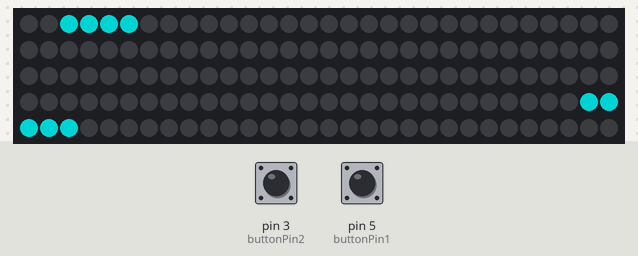
A sketch run on a simulated Arduino Uno, built with avr-gcc and run on an emulated ATmega328P. Shown: 150 RGB LEDs in strip order, left to right, continuing on the next row. The inputs (shaded band) are chosen by the test bench; at power-on: pin 3 (buttonPin2) HIGH, pin 5 (buttonPin1) HIGH. Dim RGB values are drawn brighter than linear; random numbers use the default seed unless the sketch sets one.

Above: at 1.2 s.
1.3 s: pin 3 (buttonPin2) pulled LOW for 0.15 s
2.0 s: pin 5 (buttonPin1) pulled LOW for 0.15 s
At 2.51 s:
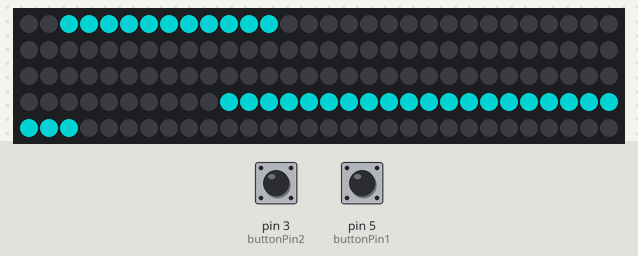
At 3.5 s:
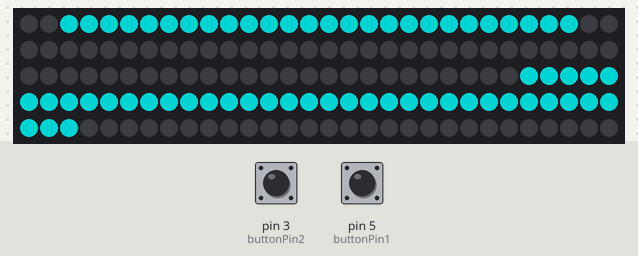

The sketch:

USASEF_Final_Buttons.ino
```cpp
/*
 *  2016 USASEF
 *  Code for the columns containing the buttons and neopixel strips
 *  Brian Briggman
 */

#include <Adafruit_NeoPixel.h>

const int buttonPin2 = 3;     // the number of the pushbutton pin
const int buttonPin1 = 5;     // the number of the pushbutton pin
const int PIN =  9;      // the number of the LED pin

// variables will change:

// Parameter 1 = number of pixels in strip
// Parameter 2 = Arduino pin number (most are valid)
// Parameter 3 = pixel type flags, add together as needed:
//   NEO_KHZ800  800 KHz bitstream (most NeoPixel products w/WS2812 LEDs)
//   NEO_KHZ400  400 KHz (classic 'v1' (not v2) FLORA pixels, WS2811 drivers)
//   NEO_GRB     Pixels are wired for GRB bitstream (most NeoPixel products)
//   NEO_RGB     Pixels are wired for RGB bitstream (v1 FLORA pixels, not v2)
//Adafruit_NeoPixel strip = Adafruit_NeoPixel(100, PIN, NEO_GRB + NEO_KHZ800);
Adafruit_NeoPixel strip = Adafruit_NeoPixel(150, PIN, NEO_GRBW + NEO_KHZ800);

// IMPORTANT: To reduce NeoPixel burnout risk, add 1000 uF capacitor across
// pixel power leads, add 300 - 500 Ohm resistor on first pixel's data input
// and minimize distance between Arduino and first pixel.  Avoid connecting
// on a live circuit...if you must, connect GND first.

int deviceSelected1 = 7;
int deviceSelected2 = 7;
int currentTop1 = 0;
int currentTop2 = 0;

int buttonState1 = LOW;             // the current reading from the input pin
int lastButtonState1 = LOW;   // the previous reading from the input pin
long lastDebounceTime1 = millis();  // the last time the output pin was toggled

int buttonState2 = LOW;             // the current reading from the input pin
int lastButtonState2 = LOW;   // the previous reading from the input pin
long lastDebounceTime2 = millis();  // the last time the output pin was toggled

long debounceDelay = 50;    // the debounce time; increase if the output flickers

int min1;
int max1;
int min2;
int max2;

uint32_t DEFAULT_COLOR = strip.Color(0,127,127,0);

void setup() {
  // initialize the LED pin as an output:
  //  pinMode(ledPin, OUTPUT);
//  Serial.begin(9600);
  // initialize the pushbutton pin as an input:
  pinMode(buttonPin1, INPUT_PULLUP);
  pinMode(buttonPin2, INPUT_PULLUP);

  strip.begin();
  strip.show(); // Initialize all pixels to 'off'
  randomSeed(analogRead(0));

  deviceSelected1 = choose_random_index();
  currentTop1 = getCurrentMax(deviceSelected1);
  light_index(deviceSelected1,DEFAULT_COLOR);
  max1 = currentTop1;
  min1 = getCurrentMin(deviceSelected1);

  deviceSelected2 = 7 + choose_random_index();
  currentTop2 = getCurrentMax(deviceSelected2);
  light_index(deviceSelected2,DEFAULT_COLOR);
  max2 = currentTop2;
  min2 = getCurrentMin(deviceSelected2);

  strip.show();

//  light_index(7, strip.Color(0, 128, 128, 0));
//  light_index(8, strip.Color(0, 0, 255, 0));
//  light_index(9, strip.Color(255, 0, 0, 0));
//  light_index(10, strip.Color(128, 0, 128, 0));
//  light_index(11, strip.Color(0, 255, 0, 0));
//  light_index(12, strip.Color(128, 128, 0, 0));
//  light_index(13, strip.Color(0, 0, 255, 0));

//  strip.setPixelColor(0, strip.Color(255, 0, 0, 0));
//  strip.setPixelColor(147, strip.Color(255, 0, 0, 0));
//
//  strip.setPixelColor(76, strip.Color(0, 128, 128, 0));
//  strip.setPixelColor(77, strip.Color(0, 0, 255, 0));
//  strip.setPixelColor(78, strip.Color(255, 0, 0, 0));
//  strip.setPixelColor(79, strip.Color(128, 0, 128, 0));
//  strip.setPixelColor(80, strip.Color(0, 255, 0, 0));
//  strip.setPixelColor(81, strip.Color(128, 128, 0, 0));
//  strip.setPixelColor(82, strip.Color(0, 0, 255, 0));

//  light_index(0, strip.Color(0, 0, 255, 0));

  strip.show();

}

#define TABLET 0  // pixels 3-6
#define SCHOOLID 1 // 11-14
#define GPS 2 // 19-22
#define SMARTPHONE 3 // 26-29
#define VRGOGGLES 4 // 34-39
#define CAR 5 // 41-45
#define LAPTOP 6 // 49-51

long millisCounter = 0;
bool flashOnOff = false;

bool animationRunning1 = false;
bool animationRunning2 = false;

#define BOTTOM1 0
#define TOP1 75
#define TOP2 76
#define BOTTOM2 147

bool goingUp1 = false;
bool goingUp2 = false;

void loop() {

//  Serial.print("millisCounter = ");
//  Serial.print(millisCounter);
//  Serial.print("  deviceSelected1 = ");
//  Serial.print(deviceSelected1);
//  Serial.print("  deviceSelected2 = ");
//  Serial.println(deviceSelected2);
  int reading1 = digitalRead(buttonPin1);
  int reading2 = digitalRead(buttonPin2);
//  int reading1 = LOW;
//  int reading2 = LOW;
//  Serial.print("reading1 = ");
//  Serial.print(reading1);
//  Serial.print("  lastButtonState1 = ");
//  Serial.println(lastButtonState1);
//  Serial.print("  reading2 = ");
//  Serial.print(reading2);
//    Serial.print("  lastButtonState2 = ");
//  Serial.println(lastButtonState2);

  if ((reading1 != lastButtonState1) && (reading2 == lastButtonState2)) {
    // reset the debouncing timer
//    Serial.println(" *** BUTTON 1 PRESSED!!!");
    lastDebounceTime1 = millis();
  }

  if ((reading1 == lastButtonState1) && (reading2 != lastButtonState2)) {
    // reset the debouncing timer
//    Serial.println("* BUTTON 2 PRESSED!!!");
    lastDebounceTime2 = millis();
  }

  if (!animationRunning1 && ((millis() - lastDebounceTime1) > debounceDelay)) {
    // if the button state has changed:
    if (reading1 != buttonState1) {
      buttonState1 = reading1;
      if (buttonState1 == LOW) {
        animationRunning1 = true;
        goingUp1 = true;
      }
    }
  }

  if (!animationRunning2 && ((millis() - lastDebounceTime2) > debounceDelay)) {
    // if the button state has changed:
    if (reading2 != buttonState2) {
      buttonState2 = reading2;
      if (buttonState2 == LOW) {
        animationRunning2 = true;
        goingUp2 = true;
      }
    }
  }

  if(animationRunning1)
  {
//    Serial.println("ANIMATION RUNNING 1");
    if(goingUp1)
    {
      currentTop1 = currentTop1 + 1;
      light_index(deviceSelected1,DEFAULT_COLOR);
      strip.setPixelColor(currentTop1,DEFAULT_COLOR);
      strip.show();
    }
    if(currentTop1 == TOP1)
    {
      goingUp1 = false;
    }
    if(!goingUp1)
    {
      currentTop1 = currentTop1 - 1;
      strip.setPixelColor(currentTop1+1,strip.Color(0,0,0,0));
      strip.show();

      if(currentTop1 == max1)
      {
        animationRunning1 = false;
        light_index(deviceSelected1,strip.Color(0,0,0,0));
        strip.show();
        deviceSelected1 = choose_random_index();
        currentTop1 = getCurrentMax(deviceSelected1);
        max1 = currentTop1;
        min1 = getCurrentMin(deviceSelected1);
      }
    }
  }

  if(animationRunning2)
  {
//    Serial.println("ANIMATION RUNNING 2");
    if(goingUp2)
    {
      currentTop2 = currentTop2 - 1;
      light_index(deviceSelected2,DEFAULT_COLOR);
      strip.setPixelColor(currentTop2,DEFAULT_COLOR);
      strip.show();
   }
    if(currentTop2 == TOP2)
    {
      goingUp2 = false;
    }
    if(!goingUp2)
    {
      currentTop2 = currentTop2 + 1;
      strip.setPixelColor(currentTop2,strip.Color(0,0,0,0));
      strip.show();

      if(currentTop2 == max2)
      {
        animationRunning2 = false;
        light_index(deviceSelected2,strip.Color(0,0,0,0));
        strip.show();
        deviceSelected2 = 7 + choose_random_index();
        currentTop2 = getCurrentMax(deviceSelected2);
        max2 = currentTop2;
        min2 = getCurrentMin(deviceSelected2);

      }
    }
  }

  // Figure out when to toggle the correct device lights on or off
  if(millisCounter % 500 == 0)
  {
    millisCounter = 0;
    flashOnOff = !flashOnOff;

    if(flashOnOff)
    {
//      Serial.println("flashOn");
      if(!animationRunning1)
      {
//        Serial.println("   turningOn1!");
        light_index(deviceSelected1,DEFAULT_COLOR);
      }
      if(!animationRunning2)
      {
//        Serial.println("   turningOn2!");
        light_index(deviceSelected2,DEFAULT_COLOR);
      }
    }
    else
    {
//      Serial.println("flashOff");
      if(!animationRunning1)
      {
//        Serial.println("   turningOff1!");
        light_index(deviceSelected1,strip.Color(0,0,0,0));
      }
      if(!animationRunning2)
      {
//        Serial.println("   turningOff2!");
        light_index(deviceSelected2,strip.Color(0,0,0,0));
      }
    }
    strip.show();
  }

  lastButtonState1 = reading1;
  lastButtonState2 = reading2;

  millisCounter = millisCounter + 50;
  delay(50);

  // read the state of the pushbutton value:

  //  button1State = digitalRead(button1Pin);
  //  button2State = digitalRead(button2Pin);
  //
  //  // check if the pushbutton is pressed.
  //  // if it is, the buttonState is HIGH:
  //  if (button1State == HIGH) {
  //    // turn LED on:
  //    //digitalWrite(ledPin, HIGH);
  //    Serial.println("BUTTON 1 HIGH");
  //    light_index(state, strip.Color(0, 0, 0, 0));
  //  }
  //  else {
  //    // turn LED off:
  //    //digitalWrite(ledPin, LOW);
  //    Serial.println("BUTTON 1 LOW");
  //    state = choose_random_index();
  //    light_index(state, strip.Color(0, 128, 128, 0));
  ////    strip_on();
  //  }
  //  if (button2State == HIGH) {
  //    // turn LED on:
  //    //digitalWrite(ledPin, HIGH);
  //    Serial.println("BUTTON 2 HIGH");
  //    strip_off();
  //  }
  //  else {
  //    // turn LED off:
  //    //digitalWrite(ledPin, LOW);
  //    Serial.println("BUTTON 2 LOW");
  //    strip_on();
  //  }
}


void strip_on()
{
  for (int i = 0; i < strip.numPixels(); i++)
  {
    strip.setPixelColor(i, strip.Color(0, 128, 128, 0));
  }
  strip.show();
}

void strip_off()
{
  for (int i = 0; i < strip.numPixels(); i++)
  {
    strip.setPixelColor(i, strip.Color(0, 0, 0, 0));
  }
  strip.show();
}

int choose_random_index()
{
  int index = random(7);
  return index;
}

void light_index(uint16_t index, uint32_t c)
{
  int min;
  int max;

  if (index == 0)
  {
    min = 2;
    max = 5;
  }
  else if (index == 1)
  {
    min = 10;
    max = 13;
  }
  else if (index == 2)
  {
    min = 18;
    max = 21;
  }
  else if (index == 3)
  {
    min = 25;
    max = 28;
  }
  else if (index == 4)
  {
    min = 33;
    max = 38;
  }
  else if (index == 5)
  {
    min = 41;
    max = 45;
  }
  else if (index == 6)
  {
    min = 49;
    max = 52;
  }
  else if (index == 7) // Second side
  {
    min = 147 - 2;
    max = 147 - 5 -1;
  }
  else if (index == 8) // Second side
  {
    min = 147 - 10;
    max = 147 - 13 -1;
  }
  else if (index == 9) // Second side
  {
    min = 147 - 18 -1;
    max = 147 - 21 -1;
  }
  else if (index == 10) // Second side
  {
    min = 147 - 25;
    max = 147 - 28 -1;
  }
  else if (index == 11) // Second side
  {
    min = 147 - 33 -1;
    max = 147 - 38 -1;
  }
  else if (index == 12) // Second side
  {
    min = 147 - 41;
    max = 147 - 45 -1;
  }
  else if (index == 13) // Second side
  {
    min = 147 - 49 -1;
    max = 147 - 52 -1;
  }
  if(index < 7)
  {
    for (int i = min; i <= max; i++)
    {
      strip.setPixelColor(i, c);
    }
  }
  else
  {
    for (int i = max; i <= min; i++)
    {
      strip.setPixelColor(i, c);
    }
  }
}

int getCurrentMax(uint8_t index)
{
  int min;
  int max;

  if (index == 0)
  {
    max = 5;
  }
  else if (index == 1)
  {
    max = 13;
  }
  else if (index == 2)
  {
    max = 21;
  }
  else if (index == 3)
  {
    max = 28;
  }
  else if (index == 4)
  {
    max = 38;
  }
  else if (index == 5)
  {
    max = 45;
  }
  else if (index == 6)
  {
    max = 52;
  }
  else if (index == 7) // Second side
  {
    min = 147 - 2;
    max = 147 - 5 -1;
  }
  else if (index == 8) // Second side
  {
    min = 147 - 10;
    max = 147 - 13 -1;
  }
  else if (index == 9) // Second side
  {
    min = 147 - 18 -1;
    max = 147 - 21 -1;
  }
  else if (index == 10) // Second side
  {
    min = 147 - 25;
    max = 147 - 28 -1;
  }
  else if (index == 11) // Second side
  {
    min = 147 - 33 -1;
    max = 147 - 38 -1;
  }
  else if (index == 12) // Second side
  {
    min = 147 - 41;
    max = 147 - 45 -1;
  }
  else if (index == 13) // Second side
  {
    min = 147 - 49 -1;
    max = 147 - 52 -1;
  }
  return max;
}

int getCurrentMin(uint8_t index)
{
  int min;
  int max;

  if (index == 0)
  {
    min = 2;
  }
  else if (index == 1)
  {
    min = 10;
  }
  else if (index == 2)
  {
    min = 18;
  }
  else if (index == 3)
  {
    min = 25;
  }
  else if (index == 4)
  {
    min = 33;
  }
  else if (index == 5)
  {
    min = 41;
  }
  else if (index == 6)
  {
    min = 49;
  }
  else if (index == 7) // Second side
  {
    min = 147 - 2;
    max = 147 - 5 -1;
  }
  else if (index == 8) // Second side
  {
    min = 147 - 10;
    max = 147 - 13 -1;
  }
  else if (index == 9) // Second side
  {
    min = 147 - 18 -1;
    max = 147 - 21 -1;
  }
  else if (index == 10) // Second side
  {
    min = 147 - 25;
    max = 147 - 28 -1;
  }
  else if (index == 11) // Second side
  {
    min = 147 - 33 -1;
    max = 147 - 38 -1;
  }
  else if (index == 12) // Second side
  {
    min = 147 - 41;
    max = 147 - 45 -1;
  }
  else if (index == 13) // Second side
  {
    min = 147 - 49 -1;
    max = 147 - 52 -1;
  }

  return min;
}
```
